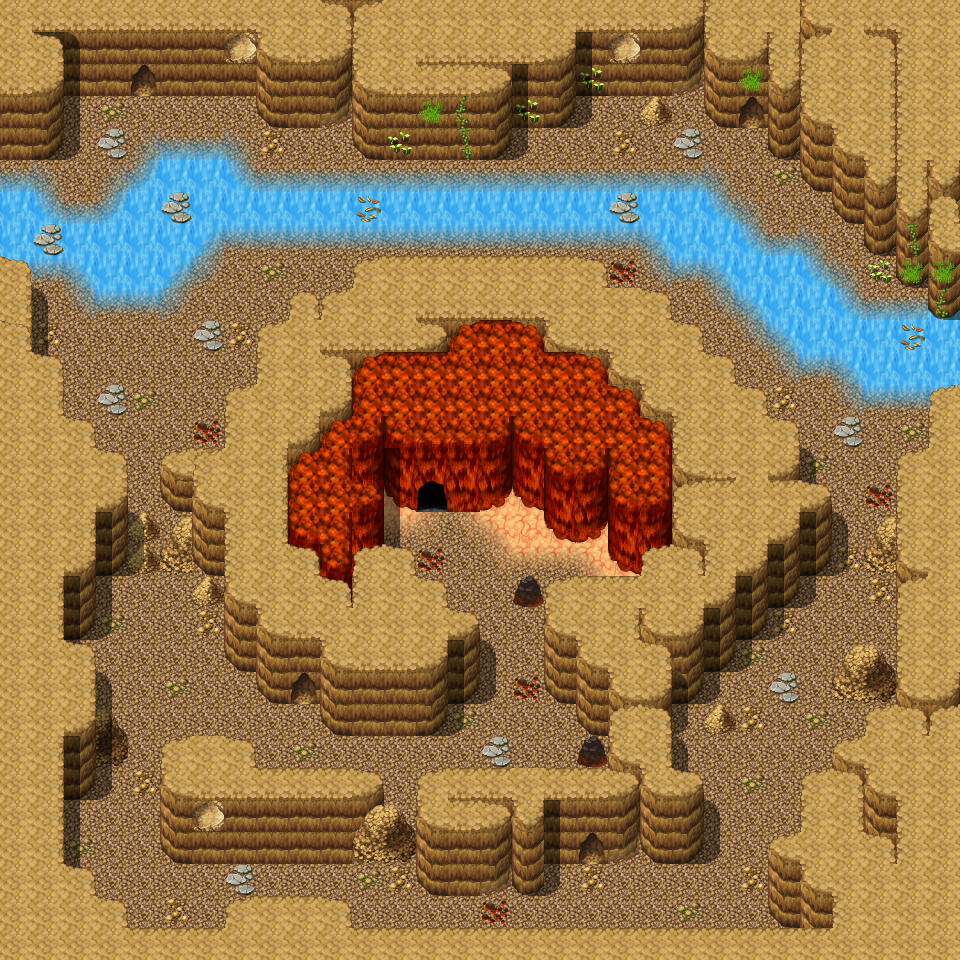

Tiled map render using the project's own tile images. Description and the map definition, with tile-layer contents summarised, below:
An orthogonal 30x30 tile map with 32x32 px tiles, 3 tile layers (Ground, Objects, Above), 1 hidden layer not drawn, 40 tilesets and 19 objects (17x spawn, 2x mapchange).

<map version="1.0" orientation="orthogonal" width="30" height="30" tilewidth="32" tileheight="32">
 <tileset firstgid="1" name="map_bed_1" tilewidth="32" tileheight="32">
  <image source="../drawable/map_bed_1.png" width="512" height="256" />
 </tileset>
 <tileset firstgid="129" name="map_border_1" tilewidth="32" tileheight="32">
  <image source="../drawable/map_border_1.png" width="512" height="256" />
 </tileset>
 <tileset firstgid="257" name="map_bridge_1" tilewidth="32" tileheight="32">
  <image source="../drawable/map_bridge_1.png" width="512" height="256" />
 </tileset>
 <tileset firstgid="385" name="map_broken_1" tilewidth="32" tileheight="32">
  <image source="../drawable/map_broken_1.png" width="512" height="256" />
 </tileset>
 <tileset firstgid="513" name="map_cavewall_1" tilewidth="32" tileheight="32">
  <image source="../drawable/map_cavewall_1.png" width="576" height="192" />
 </tileset>
 <tileset firstgid="621" name="map_cavewall_2" tilewidth="32" tileheight="32">
  <image source="../drawable/map_cavewall_2.png" width="576" height="192" />
 </tileset>
 <tileset firstgid="729" name="map_cavewall_3" tilewidth="32" tileheight="32">
  <image source="../drawable/map_cavewall_3.png" width="576" height="192" />
 </tileset>
 <tileset firstgid="837" name="map_chair_table_1" tilewidth="32" tileheight="32">
  <image source="../drawable/map_chair_table_1.png" width="512" height="256" />
 </tileset>
 <tileset firstgid="965" name="map_crate_1" tilewidth="32" tileheight="32">
  <image source="../drawable/map_crate_1.png" width="512" height="256" />
 </tileset>
 <tileset firstgid="1093" name="map_cupboard_1" tilewidth="32" tileheight="32">
  <image source="../drawable/map_cupboard_1.png" width="512" height="256" />
 </tileset>
 <tileset firstgid="1221" name="map_curtain_1" tilewidth="32" tileheight="32">
  <image source="../drawable/map_curtain_1.png" width="512" height="256" />
 </tileset>
 <tileset firstgid="1349" name="map_entrance_1" tilewidth="32" tileheight="32">
  <image source="../drawable/map_entrance_1.png" width="512" height="256" />
 </tileset>
 <tileset firstgid="1477" name="map_fence_1" tilewidth="32" tileheight="32">
  <image source="../drawable/map_fence_1.png" width="512" height="256" />
 </tileset>
 <tileset firstgid="1605" name="map_fence_2" tilewidth="32" tileheight="32">
  <image source="../drawable/map_fence_2.png" width="512" height="256" />
 </tileset>
 <tileset firstgid="1733" name="map_ground_1" tilewidth="32" tileheight="32">
  <image source="../drawable/map_ground_1.png" width="512" height="256" />
 </tileset>
 <tileset firstgid="1861" name="map_ground_2" tilewidth="32" tileheight="32">
  <image source="../drawable/map_ground_2.png" width="512" height="256" />
 </tileset>
 <tileset firstgid="1989" name="map_ground_3" tilewidth="32" tileheight="32">
  <image source="../drawable/map_ground_3.png" width="512" height="256" />
 </tileset>
 <tileset firstgid="2117" name="map_ground_4" tilewidth="32" tileheight="32">
  <image source="../drawable/map_ground_4.png" width="512" height="256" />
 </tileset>
 <tileset firstgid="2245" name="map_ground_5" tilewidth="32" tileheight="32">
  <image source="../drawable/map_ground_5.png" width="512" height="256" />
 </tileset>
 <tileset firstgid="2373" name="map_ground_6" tilewidth="32" tileheight="32">
  <image source="../drawable/map_ground_6.png" width="512" height="256" />
 </tileset>
 <tileset firstgid="2501" name="map_ground_7" tilewidth="32" tileheight="32">
  <image source="../drawable/map_ground_7.png" width="512" height="256" />
 </tileset>
 <tileset firstgid="2629" name="map_ground_8" tilewidth="32" tileheight="32">
  <image source="../drawable/map_ground_8.png" width="512" height="256" />
 </tileset>
 <tileset firstgid="2757" name="map_indoor_1" tilewidth="32" tileheight="32">
  <image source="../drawable/map_indoor_1.png" width="512" height="256" />
 </tileset>
 <tileset firstgid="2885" name="map_kitchen_1" tilewidth="32" tileheight="32">
  <image source="../drawable/map_kitchen_1.png" width="512" height="256" />
 </tileset>
 <tileset firstgid="3013" name="map_outdoor_1" tilewidth="32" tileheight="32">
  <image source="../drawable/map_outdoor_1.png" width="512" height="256" />
 </tileset>
 <tileset firstgid="3141" name="map_pillar_1" tilewidth="32" tileheight="32">
  <image source="../drawable/map_pillar_1.png" width="512" height="256" />
 </tileset>
 <tileset firstgid="3269" name="map_plant_1" tilewidth="32" tileheight="32">
  <image source="../drawable/map_plant_1.png" width="512" height="256" />
 </tileset>
 <tileset firstgid="3397" name="map_rock_1" tilewidth="32" tileheight="32">
  <image source="../drawable/map_rock_1.png" width="512" height="256" />
 </tileset>
 <tileset firstgid="3525" name="map_roof_1" tilewidth="32" tileheight="32">
  <image source="../drawable/map_roof_1.png" width="512" height="256" />
 </tileset>
 <tileset firstgid="3653" name="map_roof_2" tilewidth="32" tileheight="32">
  <image source="../drawable/map_roof_2.png" width="512" height="256" />
 </tileset>
 <tileset firstgid="3781" name="map_shop_1" tilewidth="32" tileheight="32">
  <image source="../drawable/map_shop_1.png" width="512" height="256" />
 </tileset>
 <tileset firstgid="3909" name="map_sign_ladder_1" tilewidth="32" tileheight="32">
  <image source="../drawable/map_sign_ladder_1.png" width="512" height="256" />
 </tileset>
 <tileset firstgid="4037" name="map_table_1" tilewidth="32" tileheight="32">
  <image source="../drawable/map_table_1.png" width="512" height="256" />
 </tileset>
 <tileset firstgid="4165" name="map_trail_1" tilewidth="32" tileheight="32">
  <image source="../drawable/map_trail_1.png" width="512" height="256" />
 </tileset>
 <tileset firstgid="4293" name="map_tree_1" tilewidth="32" tileheight="32">
  <image source="../drawable/map_tree_1.png" width="512" height="256" />
 </tileset>
 <tileset firstgid="4421" name="map_wall_1" tilewidth="32" tileheight="32">
  <image source="../drawable/map_wall_1.png" width="512" height="256" />
 </tileset>
 <tileset firstgid="4549" name="map_wall_2" tilewidth="32" tileheight="32">
  <image source="../drawable/map_wall_2.png" width="480" height="256" />
 </tileset>
 <tileset firstgid="4669" name="map_wall_3" tilewidth="32" tileheight="32">
  <image source="../drawable/map_wall_3.png" width="480" height="256" />
 </tileset>
 <tileset firstgid="4789" name="map_window_1" tilewidth="32" tileheight="32">
  <image source="../drawable/map_window_1.png" width="512" height="256" />
 </tileset>
 <tileset firstgid="4917" name="map_window_2" tilewidth="32" tileheight="32">
  <image source="../drawable/map_window_2.png" width="512" height="256" />
 </tileset>
 <layer name="Ground" width="30" height="30">
  <data>[900 cells, 900 non-empty, 33 distinct tile ids]</data>
 </layer>
 <layer name="Objects" width="30" height="30">
  <data>[900 cells, 293 non-empty, 48 distinct tile ids]</data>
 </layer>
 <layer name="Above" width="30" height="30">
  <data>[900 cells, 77 non-empty, 14 distinct tile ids]</data>
 </layer>
 <layer name="Walkable" width="30" height="30" visible="0">
  <data>[900 cells, 616 non-empty, 1 distinct tile ids]</data>
 </layer>
 <objectgroup name="Mapevents" width="30" height="30" visible="0">
  <object name="west" type="mapchange" x="0" y="160" width="32" height="32">
   <properties>
    <property name="map" value="waytobrimhavencave2" />
    <property name="place" value="east" />
   </properties>
  </object>
  </objectgroup>
 <objectgroup name="Spawn" width="30" height="30">
  <!-- 2 objects omitted --></objectgroup>
 <objectgroup name="Spawn2" width="30" height="30" visible="0">
  <!-- 15 objects omitted --></objectgroup>
 <objectgroup name="Keys" width="30" height="30" />
</map>
<!-- 18 of 19 objects omitted -->
